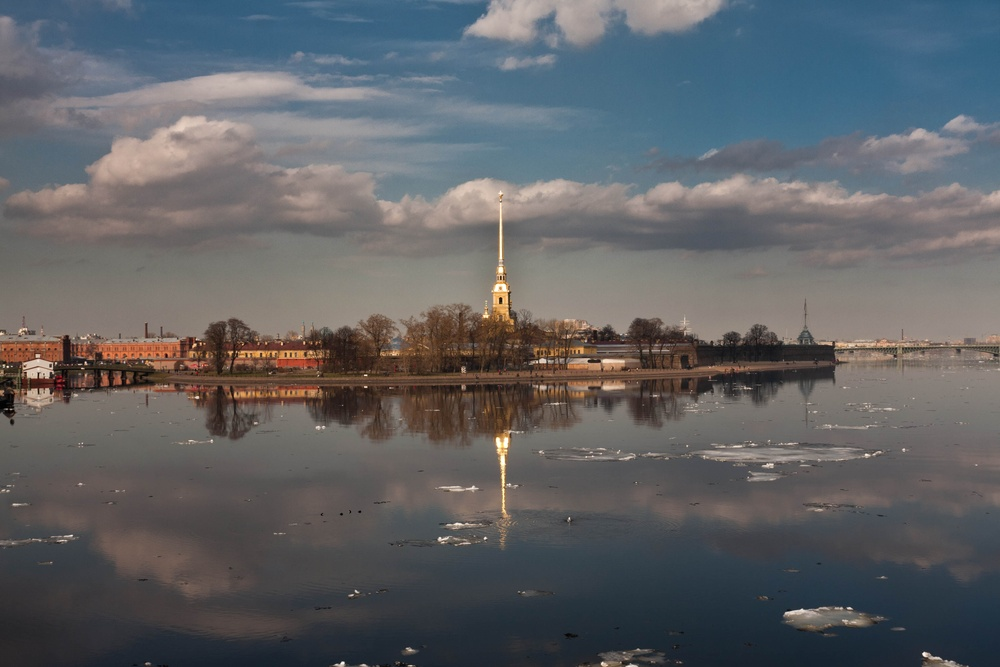
#> input picture Test Images/boat2.jpg, 1000 x 667 px, shrunk from 3888 x 2592 before the run, given in place of T, which was not available
$ python -i stitcher.py   (imports and definitions only)
#> lines starting #> are read from the running program, lines starting #| are printed output that depends on the picture; after the words box and inside, x2 and y2 are one past the last pixel; in counts of white or black regions, pixels touching at a corner belong together; pictures that were not available may be replaced by others from this repository, and a replacement may not be noted
import cv2
import numpy as np
import imutils
import os

def stitch_images(image_paths, output_folder, filename="stitched_output.png"):
    """
    Stitches images provided in image_paths and saves to output_folder.
    Returns the path to the saved image or None if failed.
    """
#> called with image_paths = 'Test Images/boat2.jpg', output_folder = 'out.png', filename = 'stitched_output.png'
    images = []
    for path in image_paths:
        img = cv2.imread(path)
#> img is the input picture: shape (667, 1000, 3); mean B, G, R 100.9, 98, 96.5
        if img is not None:
            images.append(img)

    if len(images) < 2:
        return None, "Not enough images to stitch."

    # Create Stitcher
    imageStitcher = cv2.Stitcher_create()
    error, stitched_img = imageStitcher.stitch(images)

    if error != 0:
        return None, "Stitching failed. Likely not enough keypoints."

    # --- POST PROCESSING (Your Logic) ---
    # Add border
    stitched_img = cv2.copyMakeBorder(stitched_img, 10, 10, 10, 10, cv2.BORDER_CONSTANT, (0, 0, 0))
#> stitched_img: shape (683, 1327, 3)

    # Grayscale & Threshold
    gray = cv2.cvtColor(stitched_img, cv2.COLOR_BGR2GRAY)
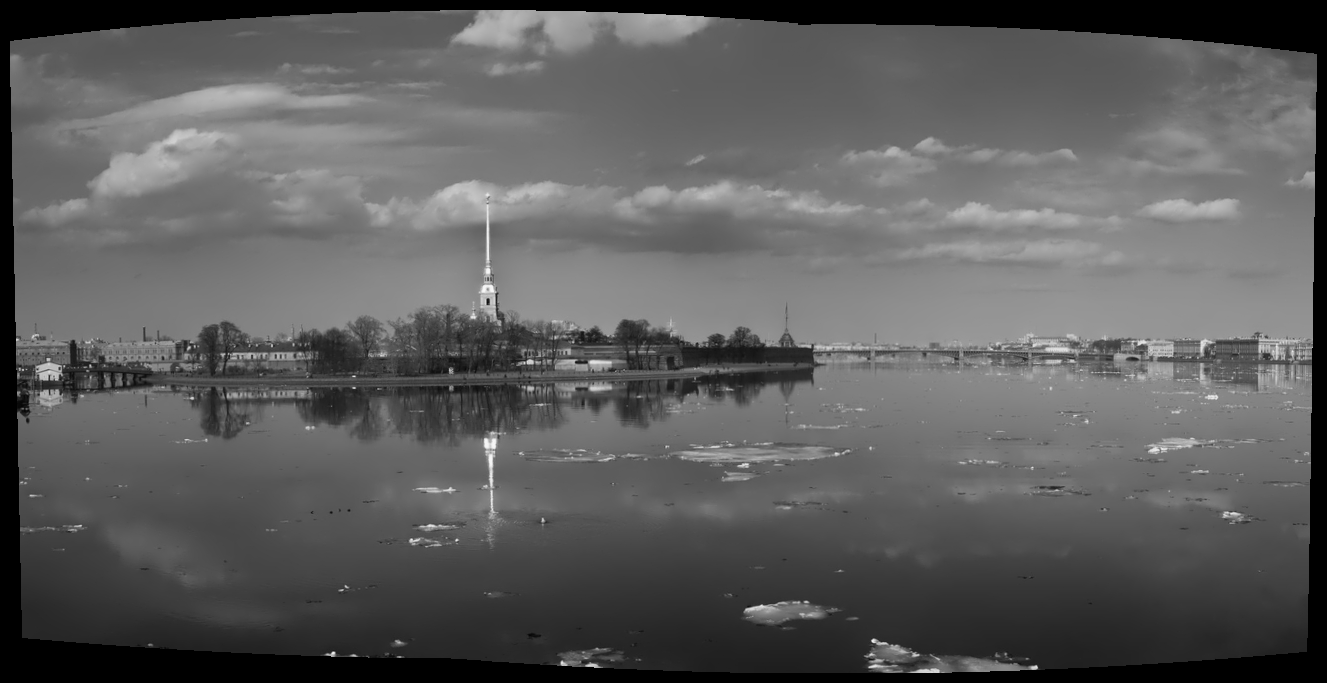
#> gray: shape (683, 1327); min 0, max 247, mean 92.7
    thresh_img = cv2.threshold(gray, 0, 255, cv2.THRESH_BINARY)[1]
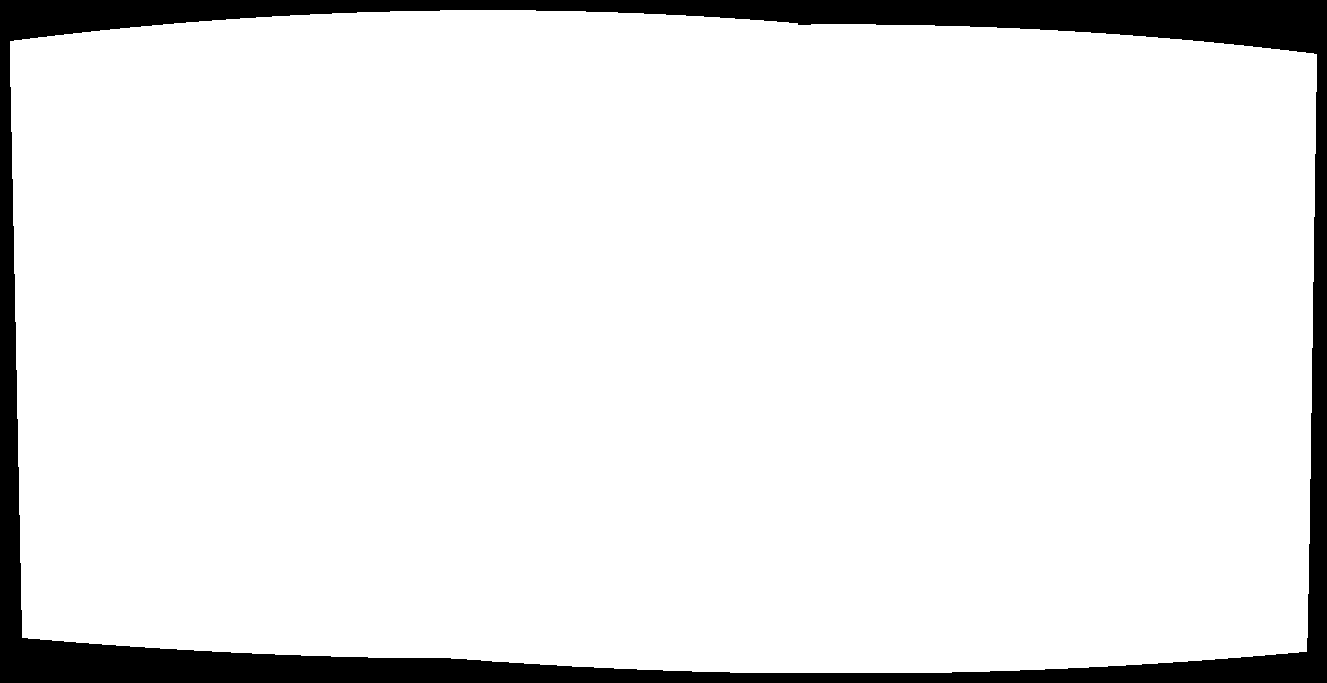
#> thresh_img: shape (683, 1327); 91.2% white; 1 black region, box (x1, y1, x2, y2) and area: (0, 0, 1327, 683) 79430

    # Contours
    contours = cv2.findContours(thresh_img.copy(), cv2.RETR_EXTERNAL, cv2.CHAIN_APPROX_SIMPLE)
    contours = imutils.grab_contours(contours)
    if not contours:
        return None, "Post-processing failed."

    areaOI = max(contours, key=cv2.contourArea)

    mask = np.zeros(thresh_img.shape, dtype="uint8")
    x, y, w, h = cv2.boundingRect(areaOI)
    cv2.rectangle(mask, (x, y), (x + w, y + h), 255, -1)
#> mask: shape (683, 1327); 95.8% white; 1 black region, box (x1, y1, x2, y2) and area: (0, 0, 1327, 683) 37829

    minRectangle = mask.copy()
    sub = mask.copy()

    # Erosion loop
    while cv2.countNonZero(sub) > 0:
        minRectangle = cv2.erode(minRectangle, None)
        sub = cv2.subtract(minRectangle, thresh_img)
#> this loop made 39 passes
#> pass 1, in stitch_images, `sub = cv2.subtract(minRectangle, thresh_img)`:
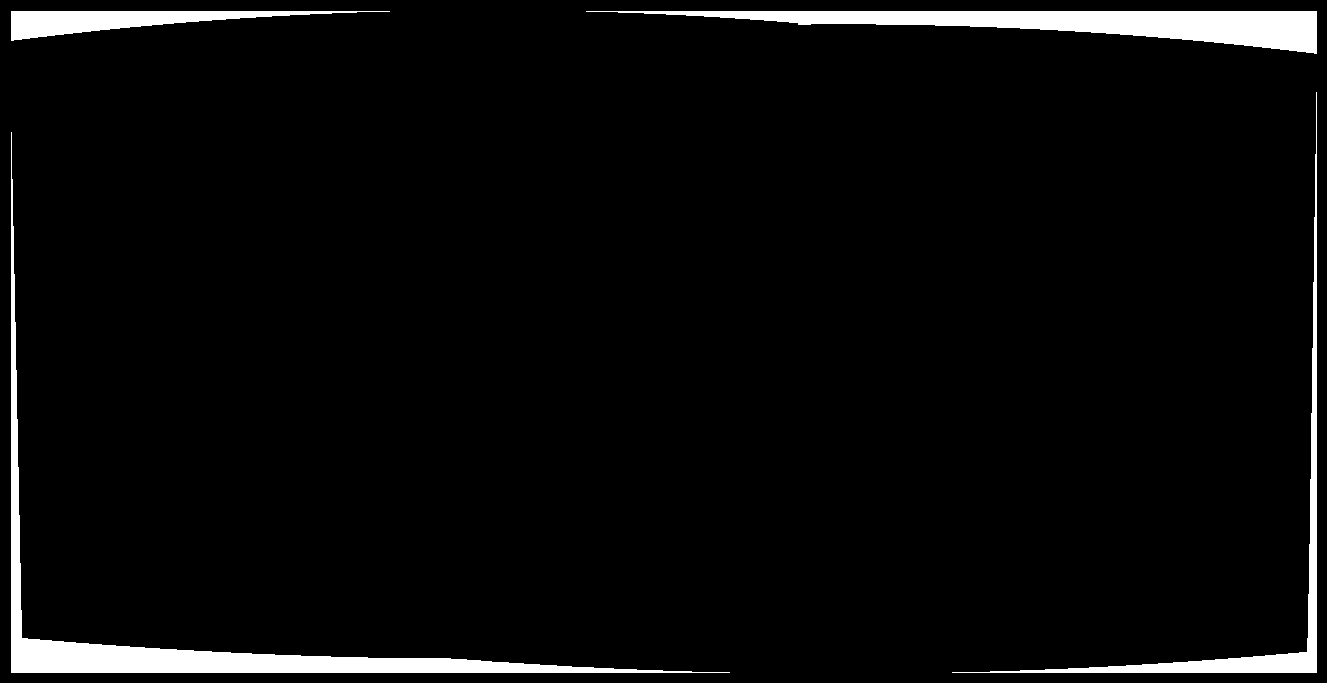
#> sub: shape (683, 1327); 4.2% white; 4 white regions, box (x1, y1, x2, y2) and area: (11, 132, 730, 673) 14422, (586, 11, 1317, 54) 12745, (952, 92, 1317, 673) 6090, (11, 11, 390, 41) 4546
#> after the loop:
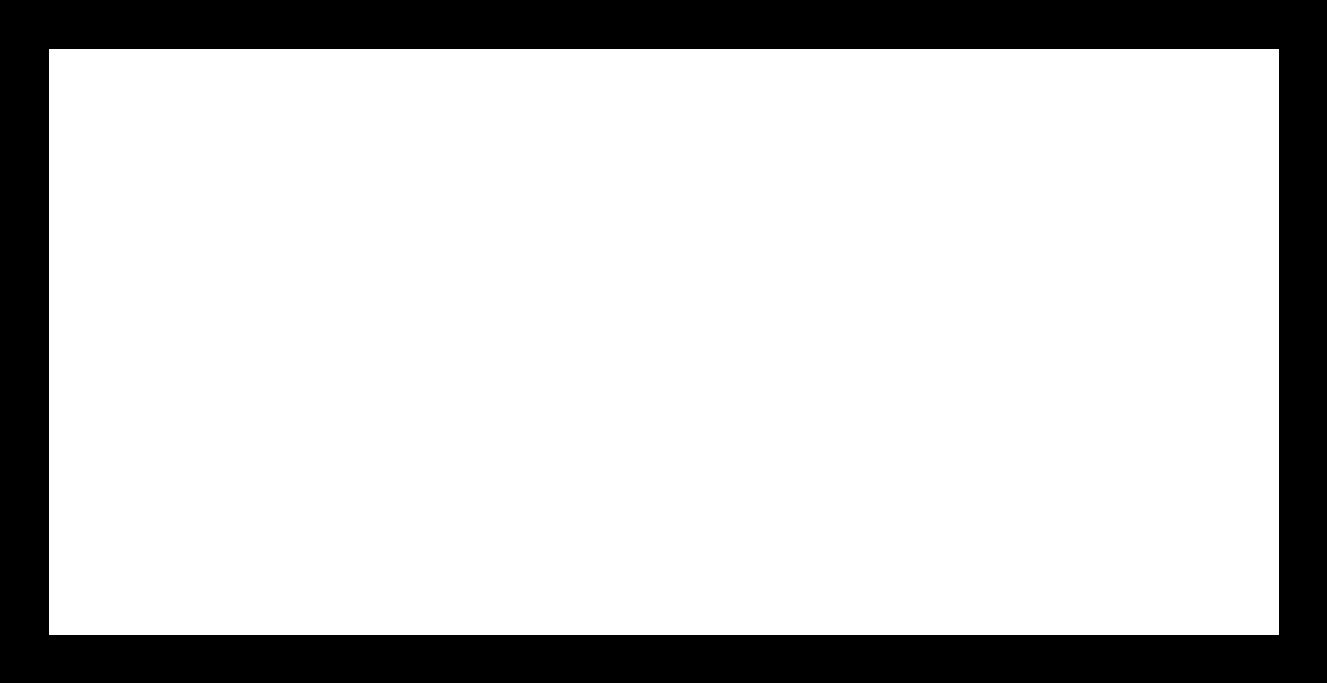
#> minRectangle: shape (683, 1327); 79.5% white; 1 black region, box (x1, y1, x2, y2) and area: (0, 0, 1327, 683) 185561

    contours = cv2.findContours(minRectangle.copy(), cv2.RETR_EXTERNAL, cv2.CHAIN_APPROX_SIMPLE)
    contours = imutils.grab_contours(contours)
    if not contours:
         # Fallback if erosion kills everything
        pass
    else:
        areaOI = max(contours, key=cv2.contourArea)
        x, y, w, h = cv2.boundingRect(areaOI)
        stitched_img = stitched_img[y:y + h, x:x + w]
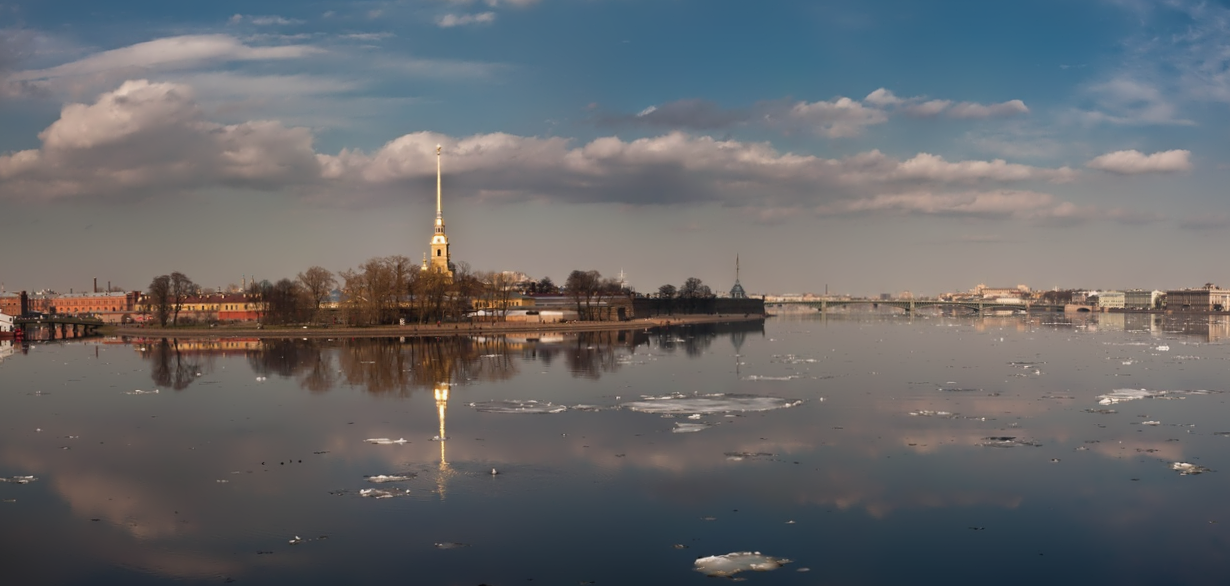
#> stitched_img: shape (586, 1230, 3); mean of channels 0, 1, 2 106.6, 104.1, 103.2; drawn as B, G, R

    # Save Output
    output_path = os.path.join(output_folder, filename)
    cv2.imwrite(output_path, stitched_img)

    return filename, None

>>> result = stitch_images('Test Images/boat2.jpg', 'out.png')
